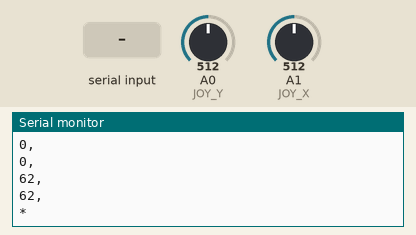
A sketch run on a simulated Arduino Nano, built with avr-gcc and run on an emulated ATmega328P. Parts: the last lines printed to the serial monitor. The inputs (shaded band) are chosen by the test bench; at power-on: A0 (JOY_Y) = 512, A1 (JOY_X) = 512.

Above: at 1.2 s.
1.3 s: "a" received over Serial
At 1.41 s:
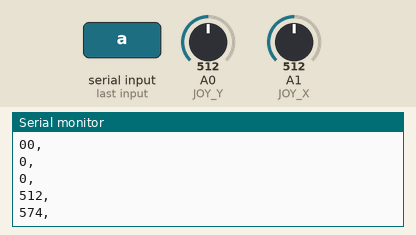
2.8 s: "b" received over Serial
At 4.0 s:
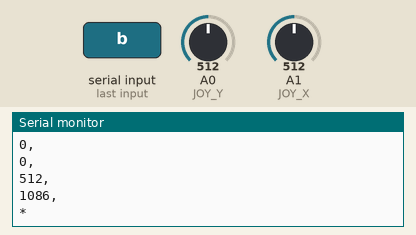
4.3 s: "c" received over Serial
At 5.5 s:
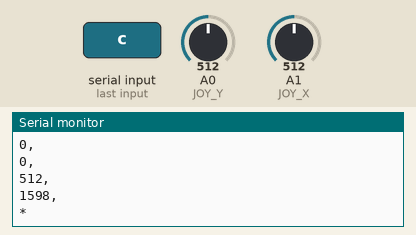
5.8 s: "1" received over Serial
At 6.7 s:
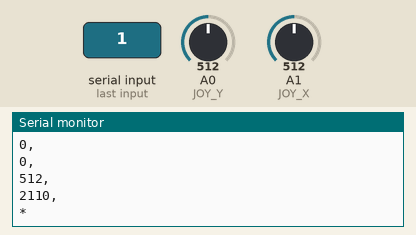
Timing chart, 0 to 8.3 s (numbered marks = the images above; inputs shaded):
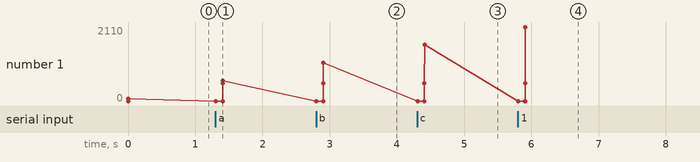

Measured:
- after the input at 1.3 s, the serial monitor: prints a new line at once (image 1)
- after the input at 2.8 s, the serial monitor: prints a new line at once (image 2)
- after the input at 4.3 s, the serial monitor: prints a new line at once (image 3)
- after the input at 5.8 s, the serial monitor: prints a new line at once (image 4)
- plotted number 1: 62 → 574 after the input at 1.3 s, 574 → 1086 after the input at 2.8 s, 1086 → 1598 after the input at 4.3 s, 1598 → 2110 after the input at 5.8 s

The sketch:

joystickCode.ino
```cpp
#include <Stepper.h>
//angle 5.625
//32:1 gearbox
const int stepsPerRevolution = 512;  // change this to fit the number of steps per revolution
const int movement = 256;
const int gravityVal = 4;
// for your motor
//drum radius =14mm (given)
//drum circumference = 18.9mm=radius of 9.45mm (measured)
//Circumference=2*pi*r=59.37mm
//mm per step = 59.37mm/512=0.1159mm/step
//1metre/7680 steps = 0.1302mm/step
//A7 is C analog reader
Stepper stepper_a(stepsPerRevolution, 2, 3, 4, 5);
Stepper stepper_b(stepsPerRevolution, 8, 9, 10, 11);
Stepper stepper_c(stepsPerRevolution, 6, 7, 12, 13);

//defining IR sensors
#define END_A A5
#define END_B A6
#define END_C A7
//defing joystick
#define JOY_X A1
#define JOY_Y A0
//defining buttons
#define BUTTON_0 A2
#define BUTTON_1 A3
#define BUTTON_2 A4

void setup() {
  // put your setup code here, to run once:
  Serial.begin(115200);
  stepper_a.setSpeed(40); //slips at 60
  stepper_b.setSpeed(40);
  stepper_c.setSpeed(40); //stepper c rotates opposite to the others

  pinMode(END_A, INPUT);
  pinMode(END_B, INPUT);
  pinMode(END_C, INPUT);
  Serial.println("Ready"); // print "Ready" once
}

//initialise counters
int stepsa = 0;
int stepsb = 0;
int stepsc = 0;
bool initialAConf = false;
bool initialBConf = false;
bool initialCConf = false;

int joyX = 500; //resting is 520
int joyY = 500; //resting is 507
int result[2] = {500, 500}; //global as arrays cant be function results
int lastRead[2] = {500, 500};
int diff[2] = {0, 0};

int motorAsteps = 0;
int motorBsteps = 0;
int motorCsteps = 0;

void joyRead() {
  for (int i = 0; i < 10; i++) {
    joyX += analogRead(JOY_X);
    joyY += analogRead(JOY_Y);
  }
  result[0] = joyX / 10;
  result[1] = joyY / 10;
  diff[0] = result[0] - lastRead[0];
  diff[1] = result[1] - lastRead[1];
  lastRead[0] = result[0];
  lastRead[0] = result[1];
}

int endRead(char x) { //returns IR sensor value
  int output = 5;
  switch (x) {
    case 'a':
      for (int i = 0; i < 20; i++) {
        output += analogRead(END_A);
        delay(5);
      }
      output = (output / 20); //low is under 100
      break;
    case 'b':
      for (int i = 0; i < 20; i++) {
        output += analogRead(END_B);
        delay(5);
      }
      output = (output / 20); //low is under 550
      break;
    case 'c':
      output = analogRead(END_C); //low is under 100
      break;
  }
  return output;
}
void splitInput(String s) {
  Serial.println(s);
  //motorAsteps = 0;
  String temp = "";
  int j = 0;
  for (int i = 0; i < s.length(); i++) {
    if (s.charAt(i) != ' ' && s.charAt(i) != ']' && s.charAt(i) != '[' && s.charAt(i) != ','&& s.charAt(i) != '(' && s.charAt(i) != ')') { //[ 237.3408  171.      162.    ] is the input style
      temp += s.charAt(i);
    }
    if (s.charAt(i) == ' ' || s.charAt(i) == ',' && temp.length() != 0) {
      if (j == 0) {
        Serial.print("j0 ");
        Serial.println(temp);
        motorAsteps = temp.toDouble();
        Serial.print("tempA");
        Serial.println(motorAsteps);
        temp = "";
      }
      if (j == 1) {
        motorBsteps = temp.toDouble();
        Serial.print("tempB");
        Serial.println(motorBsteps);
        temp = "";
      }
      if (j == 2) {
        motorCsteps = temp.toDouble();
        Serial.print("tempC");
        Serial.println(motorCsteps);
        temp = "";
      }
      j++;
    }
  }
}
void loop() {
  joyRead();
  Serial.print(stepsa);
  Serial.println(",");
  Serial.print(stepsb);
  Serial.println(",");
  Serial.print(stepsc);
  Serial.println(",");
  Serial.print(diff[0]);
  Serial.println(",");
  Serial.print(diff[1]);
  Serial.println(",");
  Serial.println('*');
  while (!Serial.available()) {
    delay(10);
  }
  String input = "";
  while (Serial.available() > 0) {
    char inChar = Serial.read();
    input += inChar;
  }
  //Serial.println(input);
  splitInput(input);
  Serial.print("motorA ");
  Serial.print(motorAsteps);
  Serial.println(",");
  Serial.print(motorBsteps);
  Serial.println(",");
  Serial.print(motorCsteps);
  delay(100);

//gravity();
}


void gravity() {
  stepper_a.step(gravityVal);
  stepper_b.step(gravityVal);
  stepper_c.step(-gravityVal);
  stepsa += (gravityVal);
  stepsb += (gravityVal);
  stepsc += (gravityVal);
  delay(100);
}
```
